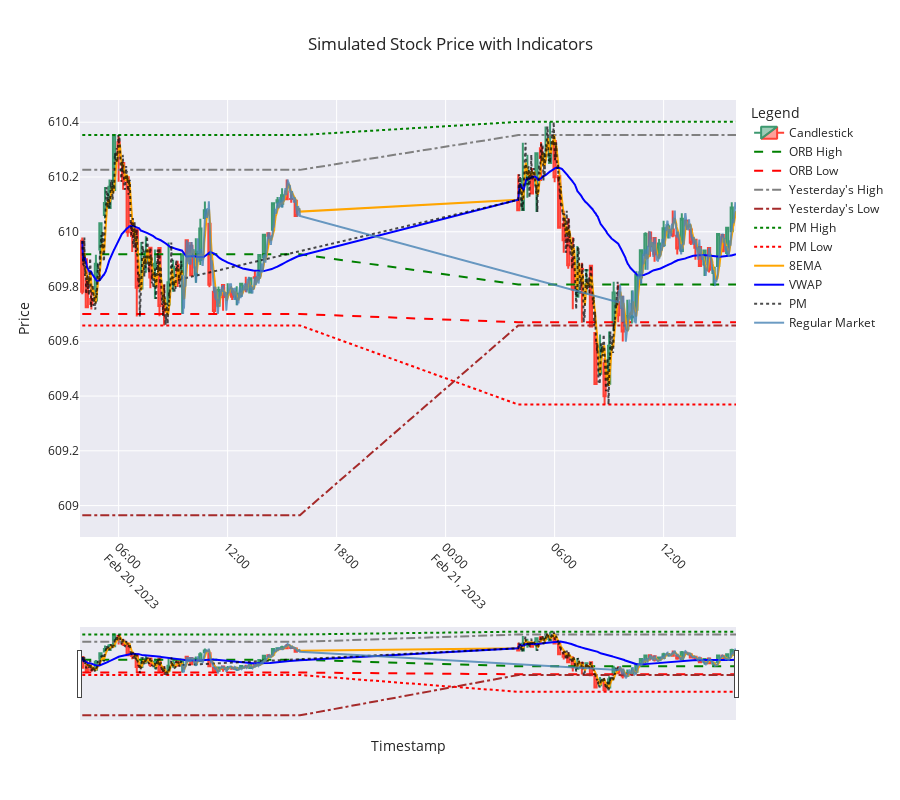

The notebook cell this image was saved under:
### Code cell
import plotly.graph_objects as go

def plot_candlestick_with_indicators(candlestick_data, simulated_data):
    # Create a figure
    fig = go.Figure()

    # Add candlestick traces
    fig.add_trace(go.Candlestick(
        x=candlestick_data.index,
        open=candlestick_data['Open'],
        high=candlestick_data['High'],
        low=candlestick_data['Low'],
        close=candlestick_data['Close'],
        name='Candlestick',
        opacity=1,
        hoverinfo='x+y+name'
    ))

    # Add indicators to the candlestick plot
    fig.add_trace(go.Scatter(
        x=simulated_data['Timestamp'],
        y=simulated_data['ORB_High'],
        mode='lines',
        name='ORB High',
        line=dict(color='green', dash='dash'),
        hoverinfo='x+y+name'
    ))

    fig.add_trace(go.Scatter(
        x=simulated_data['Timestamp'],
        y=simulated_data['ORB_Low'],
        mode='lines',
        name='ORB Low',
        line=dict(color='red', dash='dash'),
        hoverinfo='x+y+name'
    ))

    fig.add_trace(go.Scatter(
        x=simulated_data['Timestamp'],
        y=simulated_data['Yest_High'],
        mode='lines',
        name="Yesterday's High",
        line=dict(color='gray', dash='dashdot'),
        hoverinfo='x+y+name'
    ))

    fig.add_trace(go.Scatter(
        x=simulated_data['Timestamp'],
        y=simulated_data['Yest_Low'],
        mode='lines',
        name="Yesterday's Low",
        line=dict(color='brown', dash='dashdot'),
        hoverinfo='x+y+name'
    ))

    fig.add_trace(go.Scatter(
        x=simulated_data['Timestamp'],
        y=simulated_data['PM_High'],
        mode='lines',
        name='PM High',
        line=dict(color='green', dash='dot'),
        hoverinfo='x+y+name'
    ))

    fig.add_trace(go.Scatter(
        x=simulated_data['Timestamp'],
        y=simulated_data['PM_Low'],
        mode='lines',
        name='PM Low',
        line=dict(color='red', dash='dot'),
        hoverinfo='x+y+name'
    ))

    fig.add_trace(go.Scatter(
        x=simulated_data['Timestamp'],
        y=simulated_data['8EMA'],
        mode='lines',
        name='8EMA',
        line=dict(color='orange'),
        hoverinfo='x+y+name'
    ))

    fig.add_trace(go.Scatter(
        x=simulated_data['Timestamp'],
        y=simulated_data['VWAP'],
        mode='lines',
        name='VWAP',
        line=dict(color='blue'),
        hoverinfo='x+y+name'
    ))

    # Add PM and Regular Market values
    fig.add_trace(go.Scatter(
        x=simulated_data[simulated_data['Session'] == 'PM']['Timestamp'],
        y=simulated_data[simulated_data['Session'] == 'PM']['Close'],
        mode='lines',
        name='PM',
        line=dict(color='black', dash='dot'),
        opacity=0.7,
        hoverinfo='x+y+name'
    ))

    fig.add_trace(go.Scatter(
        x=simulated_data[simulated_data['Session'] == 'Regular Market']['Timestamp'],
        y=simulated_data[simulated_data['Session'] == 'Regular Market']['Close'],
        mode='lines',
        name='Regular Market',
        line=dict(color='steelblue'),
        opacity=0.8,
        hoverinfo='x+y+name'
    ))

    # Update layout for better appearance
    fig.update_layout(
        title="Simulated Stock Price with Indicators",
        xaxis_title="Timestamp",
        yaxis_title="Price",
        legend_title="Legend",
        xaxis=dict(tickangle=45),
        template="seaborn",
        hovermode='x unified',
        height=800  # Make the graph taller
    )

    # Show the plot
    fig.show()

# Example usage
plot_candlestick_with_indicators(candlestick_data, simulated_data)

### Figure 1 — Plotly figure (JSON) as saved in the notebook; plotly's stock layout.template omitted (floating-point values rounded to 4 significant figures; data arrays with more than 128 entries replaced by an {"elided": "..."} marker saying what was removed)
{"data": [{"close": [609.8, 609.7, 609.7, 609.9, 610.0, 610.1, 610.2, 610.4, 610.3, 610.2, 610.0, 610.0, 609.8, 609.9, 609.9, 609.8, 609.9, 609.7, 609.7, 609.8, 609.9, 609.8, 609.9, 609.9, 609.8, 609.9, 610.0, 610.1, 609.8, 609.7, 609.8, 609.8, 609.8, 609.8, 609.8, 609.8, 609.8, 609.8, 609.8, 609.9, 610.0, 610.0, 610.1, 610.1, 610.1, 610.1, 610.1, 610.1, 610.1, 610.2, 610.2, 610.1, 610.3, 610.3, 610.3, 610.3, 610.2, 610.0, 610.0, 609.9, 609.8, 609.8, 609.9, 609.9, 609.7, 609.4, 609.6, 609.4, 609.6, 609.8, 609.7, 609.6, 609.7, 609.7, 609.8, 609.9, 610.0, 609.9, 609.9, 610.0, 610.0, 610.0, 610.0, 609.9, 610.0, 610.0, 610.0, 609.9, 609.9, 609.9, 609.9, 609.9, 610.0, 609.9, 610.0, 610.1], "high": [610.0, 609.9, 609.8, 609.9, 610.0, 610.2, 610.2, 610.4, 610.3, 610.3, 610.2, 610.0, 610.0, 610.0, 610.0, 609.9, 609.9, 609.9, 609.8, 610.0, 609.9, 609.9, 609.9, 610.0, 610.0, 610.0, 610.0, 610.1, 610.0, 609.8, 609.8, 609.8, 609.8, 609.8, 609.8, 609.8, 609.8, 609.8, 609.9, 609.9, 610.0, 610.0, 610.1, 610.1, 610.2, 610.2, 610.1, 610.1, 610.2, 610.3, 610.3, 610.2, 610.3, 610.3, 610.4, 610.4, 610.3, 610.2, 610.1, 610.0, 610.0, 609.9, 609.9, 609.9, 609.9, 609.6, 609.6, 609.5, 609.6, 609.8, 609.8, 609.8, 609.8, 609.8, 609.9, 609.9, 610.0, 610.0, 610.0, 610.0, 610.0, 610.0, 610.1, 610.0, 610.1, 610.0, 610.0, 610.0, 609.9, 609.9, 609.9, 609.9, 610.0, 610.0, 610.0, 610.1], "hoverinfo": "x+y+name", "low": [609.8, 609.7, 609.7, 609.7, 609.9, 610.0, 610.1, 610.2, 610.2, 610.2, 610.0, 609.9, 609.7, 609.8, 609.8, 609.8, 609.8, 609.7, 609.7, 609.7, 609.8, 609.8, 609.7, 609.9, 609.8, 609.8, 609.9, 610.0, 609.8, 609.7, 609.7, 609.7, 609.8, 609.8, 609.7, 609.8, 609.8, 609.8, 609.8, 609.8, 609.9, 610.0, 610.0, 610.1, 610.1, 610.1, 610.1, 610.1, 610.1, 610.1, 610.1, 610.1, 610.1, 610.2, 610.3, 610.3, 610.2, 610.0, 609.9, 609.9, 609.7, 609.8, 609.7, 609.8, 609.7, 609.4, 609.5, 609.4, 609.4, 609.6, 609.7, 609.6, 609.6, 609.7, 609.7, 609.8, 609.9, 609.9, 609.9, 609.9, 609.9, 610.0, 610.0, 609.9, 609.9, 610.0, 610.0, 609.9, 609.9, 609.8, 609.9, 609.8, 609.9, 609.9, 609.9, 610.0], "name": "Candlestick", "opacity": 1, "open": [610.0, 609.8, 609.8, 609.7, 609.9, 610.1, 610.1, 610.2, 610.3, 610.3, 610.2, 610.0, 610.0, 609.8, 609.9, 609.9, 609.9, 609.9, 609.7, 609.7, 609.8, 609.9, 609.8, 610.0, 609.9, 609.8, 609.9, 610.0, 610.0, 609.8, 609.7, 609.8, 609.8, 609.8, 609.8, 609.8, 609.8, 609.8, 609.8, 609.8, 609.9, 610.0, 610.0, 610.1, 610.1, 610.1, 610.1, 610.1, 610.1, 610.1, 610.2, 610.2, 610.2, 610.3, 610.3, 610.3, 610.3, 610.2, 610.0, 610.0, 609.9, 609.8, 609.9, 609.9, 609.9, 609.6, 609.5, 609.5, 609.4, 609.7, 609.7, 609.7, 609.6, 609.7, 609.7, 609.8, 609.9, 610.0, 610.0, 609.9, 610.0, 610.0, 610.0, 610.0, 609.9, 610.0, 610.0, 610.0, 609.9, 609.9, 609.9, 609.8, 609.9, 610.0, 609.9, 610.0], "type": "candlestick", "x": ["2023-02-20T04:00:00.000000000", "2023-02-20T04:15:00.000000000", "2023-02-20T04:30:00.000000000", "2023-02-20T04:45:00.000000000", "2023-02-20T05:00:00.000000000", "2023-02-20T05:15:00.000000000", "2023-02-20T05:30:00.000000000", "2023-02-20T05:45:00.000000000", "2023-02-20T06:00:00.000000000", "2023-02-20T06:15:00.000000000", "2023-02-20T06:30:00.000000000", "2023-02-20T06:45:00.000000000", "2023-02-20T07:00:00.000000000", "2023-02-20T07:15:00.000000000", "2023-02-20T07:30:00.000000000", "2023-02-20T07:45:00.000000000", "2023-02-20T08:00:00.000000000", "2023-02-20T08:15:00.000000000", "2023-02-20T08:30:00.000000000", "2023-02-20T08:45:00.000000000", "2023-02-20T09:00:00.000000000", "2023-02-20T09:15:00.000000000", "2023-02-20T09:30:00.000000000", "2023-02-20T09:45:00.000000000", "2023-02-20T10:00:00.000000000", "2023-02-20T10:15:00.000000000", "2023-02-20T10:30:00.000000000", "2023-02-20T10:45:00.000000000", "2023-02-20T11:00:00.000000000", "2023-02-20T11:15:00.000000000", "2023-02-20T11:30:00.000000000", "2023-02-20T11:45:00.000000000", "2023-02-20T12:00:00.000000000", "2023-02-20T12:15:00.000000000", "2023-02-20T12:30:00.000000000", "2023-02-20T12:45:00.000000000", "2023-02-20T13:00:00.000000000", "2023-02-20T13:15:00.000000000", "2023-02-20T13:30:00.000000000", "2023-02-20T13:45:00.000000000", "2023-02-20T14:00:00.000000000", "2023-02-20T14:15:00.000000000", "2023-02-20T14:30:00.000000000", "2023-02-20T14:45:00.000000000", "2023-02-20T15:00:00.000000000", "2023-02-20T15:15:00.000000000", "2023-02-20T15:30:00.000000000", "2023-02-20T15:45:00.000000000", "2023-02-21T04:00:00.000000000", "2023-02-21T04:15:00.000000000", "2023-02-21T04:30:00.000000000", "2023-02-21T04:45:00.000000000", "2023-02-21T05:00:00.000000000", "2023-02-21T05:15:00.000000000", "2023-02-21T05:30:00.000000000", "2023-02-21T05:45:00.000000000", "2023-02-21T06:00:00.000000000", "2023-02-21T06:15:00.000000000", "2023-02-21T06:30:00.000000000", "2023-02-21T06:45:00.000000000", "2023-02-21T07:00:00.000000000", "2023-02-21T07:15:00.000000000", "2023-02-21T07:30:00.000000000", "2023-02-21T07:45:00.000000000", "2023-02-21T08:00:00.000000000", "2023-02-21T08:15:00.000000000", "2023-02-21T08:30:00.000000000", "2023-02-21T08:45:00.000000000", "2023-02-21T09:00:00.000000000", "2023-02-21T09:15:00.000000000", "2023-02-21T09:30:00.000000000", "2023-02-21T09:45:00.000000000", "2023-02-21T10:00:00.000000000", "2023-02-21T10:15:00.000000000", "2023-02-21T10:30:00.000000000", "2023-02-21T10:45:00.000000000", "2023-02-21T11:00:00.000000000", "2023-02-21T11:15:00.000000000", "2023-02-21T11:30:00.000000000", "2023-02-21T11:45:00.000000000", "2023-02-21T12:00:00.000000000", "2023-02-21T12:15:00.000000000", "2023-02-21T12:30:00.000000000", "2023-02-21T12:45:00.000000000", "2023-02-21T13:00:00.000000000", "2023-02-21T13:15:00.000000000", "2023-02-21T13:30:00.000000000", "2023-02-21T13:45:00.000000000", "2023-02-21T14:00:00.000000000", "2023-02-21T14:15:00.000000000", "2023-02-21T14:30:00.000000000", "2023-02-21T14:45:00.000000000", "2023-02-21T15:00:00.000000000", "2023-02-21T15:15:00.000000000", "2023-02-21T15:30:00.000000000", "2023-02-21T15:45:00.000000000"]}, {"hoverinfo": "x+y+name", "line": {"color": "green", "dash": "dash"}, "mode": "lines", "name": "ORB High", "type": "scatter", "x": {"elided": "1440 str values"}, "y": {"elided": "1440 float values"}}, {"hoverinfo": "x+y+name", "line": {"color": "red", "dash": "dash"}, "mode": "lines", "name": "ORB Low", "type": "scatter", "x": {"elided": "1440 str values"}, "y": {"elided": "1440 float values"}}, {"hoverinfo": "x+y+name", "line": {"color": "gray", "dash": "dashdot"}, "mode": "lines", "name": "Yesterday's High", "type": "scatter", "x": {"elided": "1440 str values"}, "y": {"elided": "1440 float values"}}, {"hoverinfo": "x+y+name", "line": {"color": "brown", "dash": "dashdot"}, "mode": "lines", "name": "Yesterday's Low", "type": "scatter", "x": {"elided": "1440 str values"}, "y": {"elided": "1440 float values"}}, {"hoverinfo": "x+y+name", "line": {"color": "green", "dash": "dot"}, "mode": "lines", "name": "PM High", "type": "scatter", "x": {"elided": "1440 str values"}, "y": {"elided": "1440 float values"}}, {"hoverinfo": "x+y+name", "line": {"color": "red", "dash": "dot"}, "mode": "lines", "name": "PM Low", "type": "scatter", "x": {"elided": "1440 str values"}, "y": {"elided": "1440 float values"}}, {"hoverinfo": "x+y+name", "line": {"color": "orange"}, "mode": "lines", "name": "8EMA", "type": "scatter", "x": {"elided": "1440 str values"}, "y": {"elided": "1440 float values"}}, {"hoverinfo": "x+y+name", "line": {"color": "blue"}, "mode": "lines", "name": "VWAP", "type": "scatter", "x": {"elided": "1440 str values"}, "y": {"elided": "1440 float values"}}, {"hoverinfo": "x+y+name", "line": {"color": "black", "dash": "dot"}, "mode": "lines", "name": "PM", "opacity": 0.7, "type": "scatter", "x": {"elided": "660 str values"}, "y": {"elided": "660 float values"}}, {"hoverinfo": "x+y+name", "line": {"color": "steelblue"}, "mode": "lines", "name": "Regular Market", "opacity": 0.8, "type": "scatter", "x": {"elided": "780 str values"}, "y": {"elided": "780 float values"}}], "layout": {"height": 800, "hovermode": "x unified", "legend": {"title": {"text": "Legend"}}, "title": {"text": "Simulated Stock Price with Indicators"}, "xaxis": {"tickangle": 45, "title": {"text": "Timestamp"}}, "yaxis": {"title": {"text": "Price"}}}}
